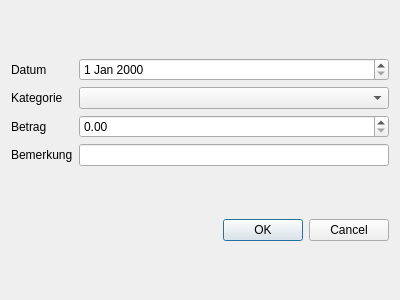
<?xml version="1.0" encoding="UTF-8"?>
<ui version="4.0">
 <class>Dialog</class>
 <widget class="QDialog" name="Dialog">
  <property name="geometry">
   <rect>
    <x>0</x>
    <y>0</y>
    <width>400</width>
    <height>300</height>
   </rect>
  </property>
  <property name="windowTitle">
   <string>Dialog</string>
  </property>
  <layout class="QGridLayout" name="gridLayout_2">
   <item row="0" column="0">
    <layout class="QGridLayout" name="gridLayout">
     <item row="2" column="0">
      <widget class="QLabel" name="label_3">
       <property name="text">
        <string>Betrag</string>
       </property>
      </widget>
     </item>
     <item row="0" column="0">
      <widget class="QLabel" name="label">
       <property name="text">
        <string>Datum</string>
       </property>
      </widget>
     </item>
     <item row="0" column="1">
      <widget class="QDateEdit" name="dateEdit"/>
     </item>
     <item row="1" column="0">
      <widget class="QLabel" name="label_2">
       <property name="text">
        <string>Kategorie</string>
       </property>
      </widget>
     </item>
     <item row="3" column="0">
      <widget class="QLabel" name="label_4">
       <property name="text">
        <string>Bemerkung</string>
       </property>
      </widget>
     </item>
     <item row="2" column="1">
      <widget class="QDoubleSpinBox" name="doubleSpinBoxAmount">
       <property name="maximum">
        <double>99999999999.000000000000000</double>
       </property>
       <property name="singleStep">
        <double>0.050000000000000</double>
       </property>
      </widget>
     </item>
     <item row="3" column="1">
      <widget class="QLineEdit" name="lineEditRemark"/>
     </item>
     <item row="1" column="1">
      <widget class="QComboBox" name="comboBoxCategory">
       <property name="placeholderText">
        <string/>
       </property>
      </widget>
     </item>
    </layout>
   </item>
   <item row="1" column="0">
    <widget class="QDialogButtonBox" name="buttonBox">
     <property name="orientation">
      <enum>Qt::Horizontal</enum>
     </property>
     <property name="standardButtons">
      <set>QDialogButtonBox::Cancel|QDialogButtonBox::Ok</set>
     </property>
    </widget>
   </item>
  </layout>
 </widget>
 <tabstops>
  <tabstop>dateEdit</tabstop>
  <tabstop>comboBoxCategory</tabstop>
  <tabstop>doubleSpinBoxAmount</tabstop>
  <tabstop>lineEditRemark</tabstop>
 </tabstops>
 <resources/>
 <connections>
  <connection>
   <sender>buttonBox</sender>
   <signal>accepted()</signal>
   <receiver>Dialog</receiver>
   <slot>accept()</slot>
   <hints>
    <hint type="sourcelabel">
     <x>248</x>
     <y>254</y>
    </hint>
    <hint type="destinationlabel">
     <x>157</x>
     <y>274</y>
    </hint>
   </hints>
  </connection>
  <connection>
   <sender>buttonBox</sender>
   <signal>rejected()</signal>
   <receiver>Dialog</receiver>
   <slot>reject()</slot>
   <hints>
    <hint type="sourcelabel">
     <x>316</x>
     <y>260</y>
    </hint>
    <hint type="destinationlabel">
     <x>286</x>
     <y>274</y>
    </hint>
   </hints>
  </connection>
 </connections>
</ui>
